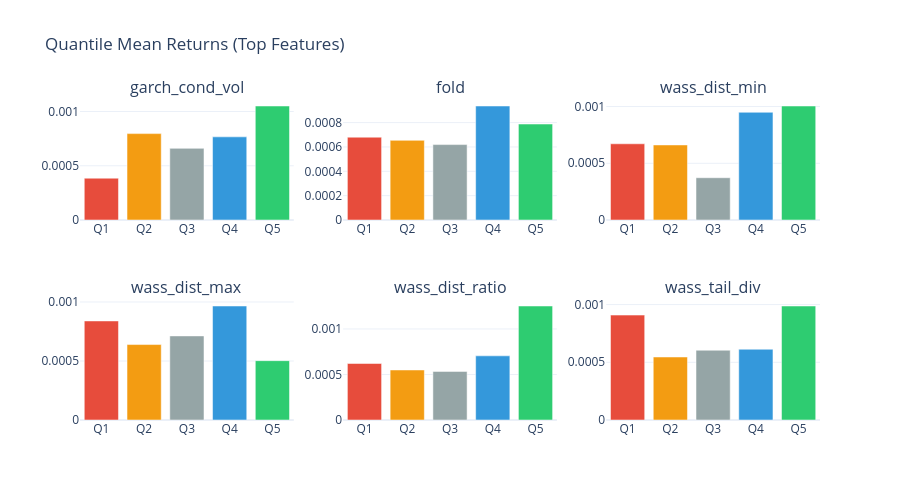

Notebook code cell kept with this figure:
### Code cell
if quantile_spreads:
    n_show = min(6, len(quantile_spreads))
    feats_to_show = list(quantile_spreads.keys())[:n_show]
    n_rows_fig = (n_show + 2) // 3
    fig = make_subplots(rows=n_rows_fig, cols=3, subplot_titles=feats_to_show[:n_show])
    for idx, feat in enumerate(feats_to_show):
        r, c = divmod(idx, 3)
        q_means = quantile_spreads[feat]["q_means"]
        fig.add_trace(
            go.Bar(
                x=[f"Q{i + 1}" for i in range(len(q_means))],
                y=q_means,
                marker_color=["#e74c3c", "#f39c12", "#95a5a6", "#3498db", "#2ecc71"],
                showlegend=False,
            ),
            row=r + 1,
            col=c + 1,
        )
    fig.update_layout(
        template="plotly_white",
        height=250 * n_rows_fig,
        width=900,
        title_text="Quantile Mean Returns (Top Features)",
    )
    fig.show()

### Figure 1 — Plotly figure (JSON) as saved in the notebook; plotly's stock layout.template omitted (floating-point values rounded to 4 significant figures)
{"data": [{"marker": {"color": ["#e74c3c", "#f39c12", "#95a5a6", "#3498db", "#2ecc71"]}, "showlegend": false, "type": "bar", "x": ["Q1", "Q2", "Q3", "Q4", "Q5"], "xaxis": "x", "y": [0.0003856, 0.0007965, 0.0006604, 0.0007666, 0.001051], "yaxis": "y"}, {"marker": {"color": ["#e74c3c", "#f39c12", "#95a5a6", "#3498db", "#2ecc71"]}, "showlegend": false, "type": "bar", "x": ["Q1", "Q2", "Q3", "Q4", "Q5"], "xaxis": "x2", "y": [0.0006803, 0.0006544, 0.0006196, 0.0009365, 0.0007883], "yaxis": "y2"}, {"marker": {"color": ["#e74c3c", "#f39c12", "#95a5a6", "#3498db", "#2ecc71"]}, "showlegend": false, "type": "bar", "x": ["Q1", "Q2", "Q3", "Q4", "Q5"], "xaxis": "x3", "y": [0.0006717, 0.0006616, 0.0003725, 0.0009495, 0.001005], "yaxis": "y3"}, {"marker": {"color": ["#e74c3c", "#f39c12", "#95a5a6", "#3498db", "#2ecc71"]}, "showlegend": false, "type": "bar", "x": ["Q1", "Q2", "Q3", "Q4", "Q5"], "xaxis": "x4", "y": [0.0008393, 0.0006393, 0.0007125, 0.000966, 0.0005029], "yaxis": "y4"}, {"marker": {"color": ["#e74c3c", "#f39c12", "#95a5a6", "#3498db", "#2ecc71"]}, "showlegend": false, "type": "bar", "x": ["Q1", "Q2", "Q3", "Q4", "Q5"], "xaxis": "x5", "y": [0.0006206, 0.0005493, 0.0005337, 0.0007046, 0.001252], "yaxis": "y5"}, {"marker": {"color": ["#e74c3c", "#f39c12", "#95a5a6", "#3498db", "#2ecc71"]}, "showlegend": false, "type": "bar", "x": ["Q1", "Q2", "Q3", "Q4", "Q5"], "xaxis": "x6", "y": [0.000909, 0.0005459, 0.0006046, 0.000613, 0.0009877], "yaxis": "y6"}], "layout": {"annotations": [{"font": {"size": 16}, "showarrow": false, "text": "garch_cond_vol", "x": 0.1444, "xanchor": "center", "xref": "paper", "y": 1.0, "yanchor": "bottom", "yref": "paper"}, {"font": {"size": 16}, "showarrow": false, "text": "fold", "x": 0.5, "xanchor": "center", "xref": "paper", "y": 1.0, "yanchor": "bottom", "yref": "paper"}, {"font": {"size": 16}, "showarrow": false, "text": "wass_dist_min", "x": 0.8556, "xanchor": "center", "xref": "paper", "y": 1.0, "yanchor": "bottom", "yref": "paper"}, {"font": {"size": 16}, "showarrow": false, "text": "wass_dist_max", "x": 0.1444, "xanchor": "center", "xref": "paper", "y": 0.375, "yanchor": "bottom", "yref": "paper"}, {"font": {"size": 16}, "showarrow": false, "text": "wass_dist_ratio", "x": 0.5, "xanchor": "center", "xref": "paper", "y": 0.375, "yanchor": "bottom", "yref": "paper"}, {"font": {"size": 16}, "showarrow": false, "text": "wass_tail_div", "x": 0.8556, "xanchor": "center", "xref": "paper", "y": 0.375, "yanchor": "bottom", "yref": "paper"}], "height": 500, "title": {"text": "Quantile Mean Returns (Top Features)"}, "width": 900, "xaxis": {"anchor": "y", "domain": [0.0, 0.2889]}, "xaxis2": {"anchor": "y2", "domain": [0.3556, 0.6444]}, "xaxis3": {"anchor": "y3", "domain": [0.7111, 1.0]}, "xaxis4": {"anchor": "y4", "domain": [0.0, 0.2889]}, "xaxis5": {"anchor": "y5", "domain": [0.3556, 0.6444]}, "xaxis6": {"anchor": "y6", "domain": [0.7111, 1.0]}, "yaxis": {"anchor": "x", "domain": [0.625, 1.0]}, "yaxis2": {"anchor": "x2", "domain": [0.625, 1.0]}, "yaxis3": {"anchor": "x3", "domain": [0.625, 1.0]}, "yaxis4": {"anchor": "x4", "domain": [0.0, 0.375]}, "yaxis5": {"anchor": "x5", "domain": [0.0, 0.375]}, "yaxis6": {"anchor": "x6", "domain": [0.0, 0.375]}}}
